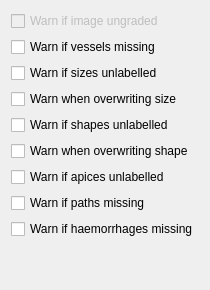
     <widget class="QWidget" name="warningsPage">
      <attribute name="title">
       <string>Warnings</string>
      </attribute>
      <layout class="QVBoxLayout" name="verticalLayout_2">
       <item>
        <widget class="QCheckBox" name="warnUngraded">
         <property name="enabled">
          <bool>false</bool>
         </property>
         <property name="text">
          <string>Warn if image ungraded</string>
         </property>
        </widget>
       </item>
       <item>
        <widget class="QCheckBox" name="warnVesselsMissing">
         <property name="text">
          <string>Warn if vessels missing</string>
         </property>
        </widget>
       </item>
       <item>
        <widget class="QCheckBox" name="warnSizesMissing">
         <property name="text">
          <string>Warn if sizes unlabelled</string>
         </property>
        </widget>
       </item>
       <item>
        <widget class="QCheckBox" name="warnSizeOverwrite">
         <property name="text">
          <string>Warn when overwriting size</string>
         </property>
        </widget>
       </item>
       <item>
        <widget class="QCheckBox" name="warnShapesMissing">
         <property name="text">
          <string>Warn if shapes unlabelled</string>
         </property>
        </widget>
       </item>
       <item>
        <widget class="QCheckBox" name="warnShapeOverwrite">
         <property name="text">
          <string>Warn when overwriting shape</string>
         </property>
        </widget>
       </item>
       <item>
        <widget class="QCheckBox" name="warnApicesMissing">
         <property name="text">
          <string>Warn if apices unlabelled</string>
         </property>
        </widget>
       </item>
       <item>
        <widget class="QCheckBox" name="warnPathsMissing">
         <property name="text">
          <string>Warn if paths missing</string>
         </property>
        </widget>
       </item>
       <item>
        <widget class="QCheckBox" name="warnHaemorrhagesMissing">
         <property name="text">
          <string>Warn if haemorrhages missing</string>
         </property>
        </widget>
       </item>
       <item>
        <spacer name="verticalSpacer_4">
         <property name="orientation">
          <enum>Qt::Vertical</enum>
         </property>
         <property name="sizeHint" stdset="0">
          <size>
           <width>20</width>
           <height>40</height>
          </size>
         </property>
        </spacer>
       </item>
      </layout>
     </widget>
